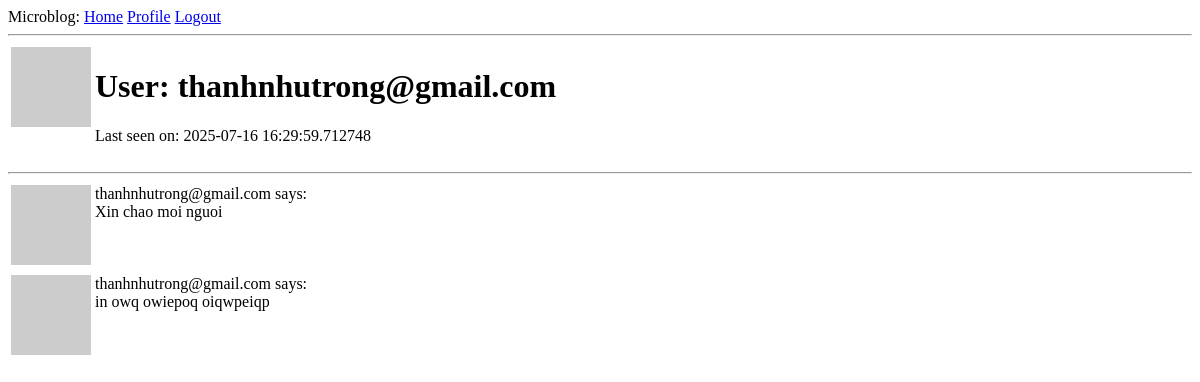
/user/thanhnhutrong@gmail.com (signed in), run on an earlier commit of the app's database.
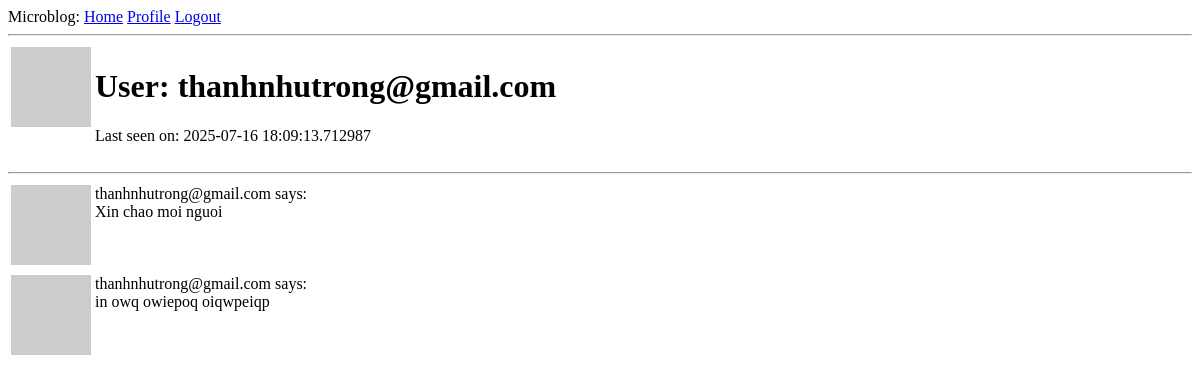
And on a later commit of the database.
### app/models.py (models this page shows, shortened)
class User(UserMixin, db.Model):
    id: so.Mapped[int] = so.mapped_column(primary_key=True)
    username: so.Mapped[str] = so.mapped_column(sa.String(64), index=True, unique=True)
    email: so.Mapped[str] = so.mapped_column(sa.String(120), index=True, unique=True)
    password_hash: so.Mapped[Optional[str]] = so.mapped_column(sa.String(256))
    posts: so.WriteOnlyMapped['Post'] = so.relationship(back_populates='author')
    about_me: so.Mapped[Optional[str]] = so.mapped_column(sa.String(140))
    last_time: so.Mapped[Optional[datetime]] = so.mapped_column(default=lambda: datetime.now(timezone.utc))
    def avatar(self, size):
        digest = md5(self.email.lower().encode('utf-8')).hexdigest()
        return f'https://www.gravatar.com/avatar/{digest}?d=identicon&s={size}'

### app/routes.py (the view)
@app.route('/user/<username>')
@login_required
def user(username):
    user = db.first_or_404(sa.select(User).where(User.username == username))
    posts = [
        {'author': user, 'body': 'Xin chao moi nguoi'},
        {'author': user, 'body': "in owq owiepoq oiqwpeiqp"}
    ]
    return render_template('user.html', user=user, posts=posts)

### app/models.py (called while the page is built)
@login.user_loader
def load_user(id):
    return db.session.get(User, int(id))

### app/routes.py (called while the page is built)
@app.before_request
def before_request():
    if current_user.is_authenticated:
        current_user.last_time = datetime.now(timezone.utc)
        db.session.commit()

### app/templates/user.html (shortened to what this page needs)
{% extends "base.html" %}
{% block content %}
    <table>
        <tr valign="top">
            <td><img src="{{ user.avatar(128) }}"></td>
            <td>
                <h1>User: {{ user.username }}</h1>
                {% if user.last_time %}<p>Last seen on: {{ user.last_time }}</p>{% endif %}
            </td>
        </tr>
    </table>
    <hr>
    {% for post in posts %}
        {% include '_post.html' %}
    {% endfor %}
{% endblock %}

### app/templates/base.html (shortened to what this page needs)
<!DOCTYPE html>
<html lang="en">
<head>
</head>
<body>
    <div>
        Microblog:
        <a href="{{ url_for('index') }}">Home</a>
        {% if current_user.is_anonymous %}
        <a href="{{ url_for('login') }}">Login</a>
        {% else %}
        <a href="{{ url_for('user', username=current_user.username) }}">Profile</a>
        <a href="{{ url_for('logout') }}">Logout</a>
        {% endif %}
    </div>
    <hr>
    {% block content %}{% endblock %}
</body>
</html>

### app/templates/_post.html
    <table>
        <tr valign="top">
            <td><img src="{{ post.author.avatar(36) }}"></td>
            <td>{{ post.author.username }} says:<br>{{ post.body }}</td>
        </tr>
    </table>

What changed in the data, as far as the page shows it:
changed User "thanhnhutrong@gmail.com": last_time "2025-07-16 16:29:59.712748" → "2025-07-16 18:09:13.712987"
